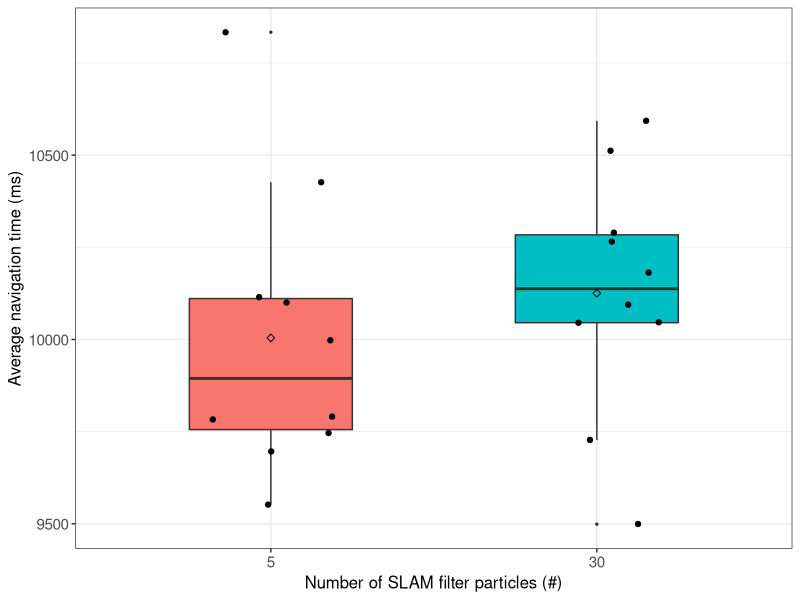
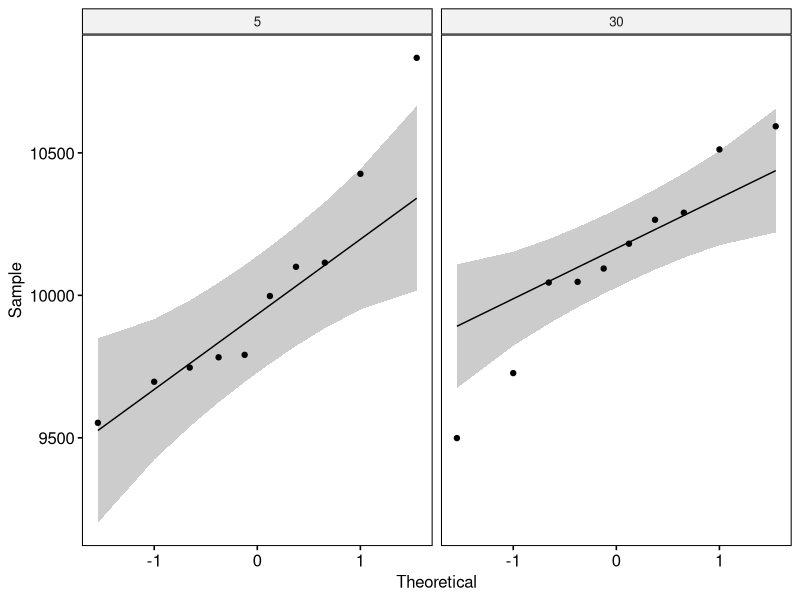

Generate these figures, in order, with R:
## ---- chunk 1
if (!require('tidyverse')) install.packages('tidyverse', dependencies = TRUE); library('tidyverse')
if (!require('ggpubr')) install.packages('ggpubr', dependencies = TRUE); library('ggpubr')
if (!require('rstatix')) install.packages('rstatix', dependencies = TRUE); library('rstatix')
if (!require('ggplot2')) install.packages('ggplot2', dependencies = TRUE); library('ggplot2')
## ---- chunk 2
data <- read.csv(file = '../../raw_data/test_particles/run_table.csv')
data$avg_navigation_time_ms <- data$avg_goal_sending_delay_ms + data$avg_goal_processing_s*1000 + data$avg_nav_result_delay_ms
data <- subset(data, select = c(X__run_id, particles, avg_navigation_time_ms))
data$particles <- as.factor(data$particles)
data$avg_navigation_time_ms <- as.numeric(data$avg_navigation_time_ms)
## ---- chunk 3
data %>%
  group_by(particles) %>%
  get_summary_stats(avg_navigation_time_ms, type = "mean_sd")
## ---- chunk 4
ggplot(data, aes(x = particles, y = avg_navigation_time_ms, fill = particles)) +
  theme_bw() + 
  geom_boxplot(width = 0.5, outlier.size = 0.5) + 
  geom_jitter(width = 0.2) +
  stat_summary(fun = mean, color = 'black', geom = 'point', shape = 5, size = 1.5) +
  labs(x = "Number of SLAM filter particles (#)", y = "Average navigation time (ms)") +
  theme(legend.position = 'none') +
  theme(
    axis.title.x = element_text(size = 12, family = 'sans'),
    axis.title.y = element_text(size = 12, family = 'sans'),
    axis.text.x = element_text(size = 11, family = 'sans'),
    axis.text.y = element_text(size = 11, family = 'sans'),
    
  )
## ---- chunk 5
data %>% 
  group_by(particles) %>%
  identify_outliers(avg_navigation_time_ms)
## ---- chunk 6
ggqqplot(data, x = "avg_navigation_time_ms", facet.by = "particles")
## ---- chunk 7
data %>%
  group_by(particles) %>%
  shapiro_test(avg_navigation_time_ms)
## ---- chunk 8
data %>%
  t_test(avg_navigation_time_ms ~ particles) %>%
  add_significance()
